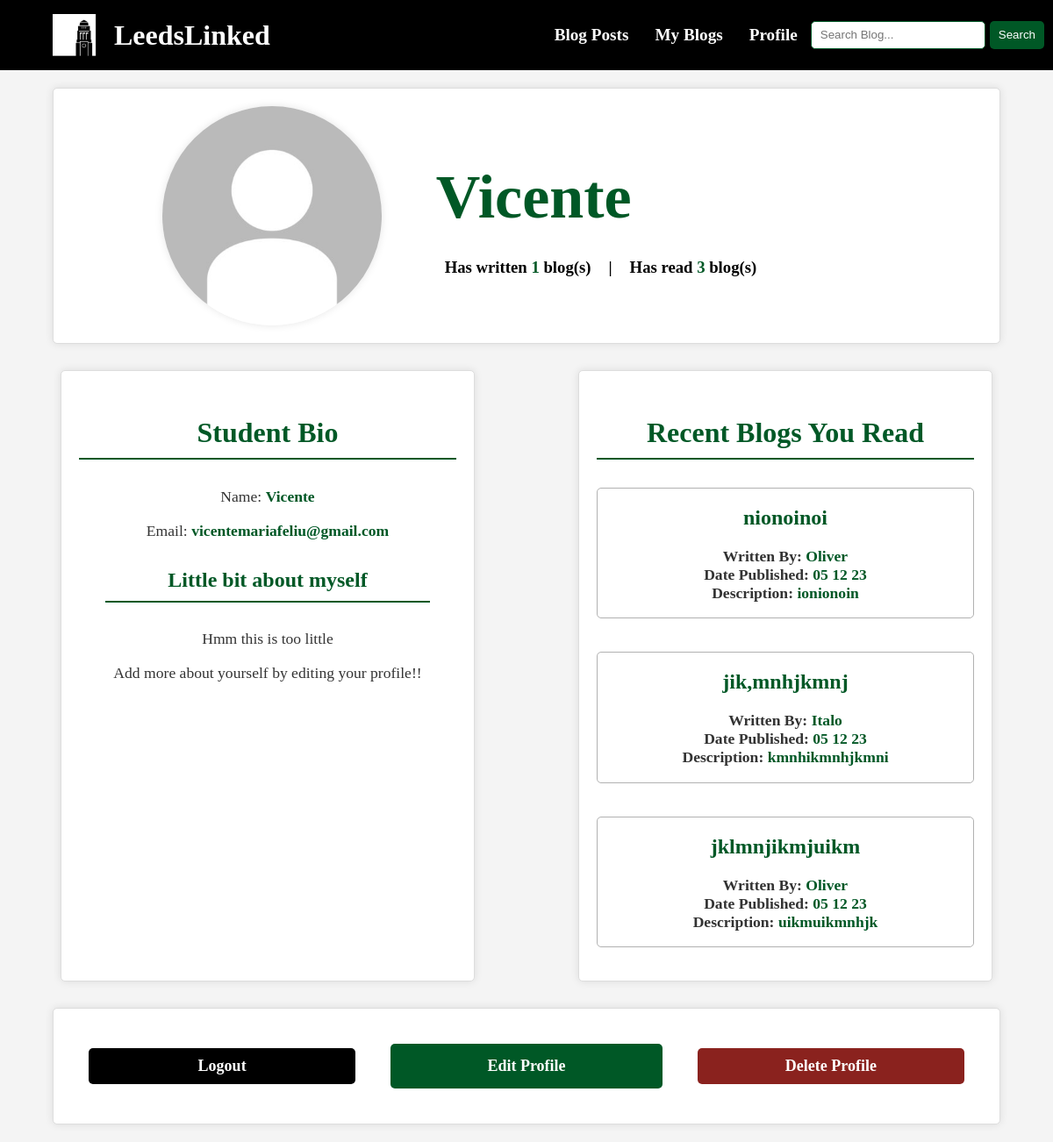
The app's page /profile (signed in) with its own data.
### app/models.py (models this page shows, shortened)
class User(db.Model, UserMixin):
    id = db.Column(db.Integer, primary_key=True)
    username = db.Column(db.String(20), nullable=False, unique=True)
    password_hash = db.Column(db.String(128), nullable=False)
    name = db.Column(db.String(200), nullable=False)
    age = db.Column(db.Integer, nullable=True)
    nationality = db.Column(db.String(200), nullable=True)
    email = db.Column(db.String(120), nullable=False, unique=True)
    relationship_status = db.Column(db.String(120), nullable=True)
    student_bio = db.Column(db.Text(), nullable=True)
    major = db.Column(db.String(200), nullable=True)
    year_of_study = db.Column(db.Integer(), nullable=True)
    birthdate = db.Column(db.DateTime, nullable=True)
    linkedIn = db.Column(db.String(200), nullable=True)
    instagram = db.Column(db.String(200), nullable=True)
    snapchat = db.Column(db.String(200), nullable=True)
    viewd = db.relationship('Posts', secondary=user_post, backref='viewers')
    blogs_created = db.relationship('Posts', back_populates='blog_creator')
    def __str__(self):
        return f'{self.name}'

class Posts(db.Model):
    id = db.Column(db.Integer, primary_key=True)
    title = db.Column(db.String(255))
    content = db.Column(db.Text())
    date_posted = db.Column(db.DateTime, default=datetime.utcnow)
    slug = db.Column(db.String(255))
    blogger_id = db.Column(
        db.Integer, db.ForeignKey("user.id"), nullable="False")
    blog_creator = db.relationship('User', back_populates='blogs_created')
    likes = db.relationship('User', secondary=post_like, backref='liked_posts')
    dislikes = db.relationship(
        'User', secondary=post_dislike, backref='disliked_posts')
    score = db.Column(db.Float)

### app/views.py (the view)
@app.route('/profile')
@login_required
def profile():
    name = current_user.name
    email = current_user.email
    age = current_user.age
    relationship_status = current_user.relationship_status
    major = current_user.major
    student_bio = current_user.student_bio
    nationality = current_user.nationality
    year_of_study = current_user.year_of_study
    birthdate = current_user.birthdate
    linkedIn = current_user.linkedIn
    instagram = current_user.instagram
    snapchat = current_user.snapchat
    blog_created_count = len(current_user.blogs_created)
    blog_read_count = len(current_user.viewd)
    if len(current_user.viewd) >= 3:
        recent_blogs = current_user.viewd[-3:]
        recent_blogs.reverse()
    else:
        recent_blogs = current_user.viewd
        recent_blogs.reverse()
    return render_template('profile.html', name=name, email=email, age=age,
                           relationship_status=relationship_status,
                           student_bio=student_bio, major=major, year_of_study=year_of_study,
                           birthdate=birthdate, linkedIn=linkedIn, instagram=instagram,
                           snapchat=snapchat, blog_created_count=blog_created_count,
                           nationality=nationality,
                           blog_read_count=blog_read_count, recent_blogs=recent_blogs)

### app/forms.py
class SearchForm(FlaskForm):
    searched = StringField('searched', validators=[
                           DataRequired(message="Data Missing")])

### app/views.py (called while the page is built)
@login_manager.user_loader
def load_user(user_id):
    return User.query.get(int(user_id))

@app.context_processor
def base():
    form = SearchForm()
    return dict(form=form)

### app/templates/profile.html (shortened to what this page needs)
<head>
    <link rel="stylesheet" href="../static/cssFiles/profile.css">
</head>
<body>
    {% extends 'base.html' %}
    {% block content %}
        <div class="headerboard">
            <img class="profile-image" src="../static/images/defaultProfilePic.png" alt="Profile Picture">
            <div class="headerboard-title">
                <h2>{{name}}</h2>
                <div class="headerboard-content">
                    <h3>Has written <span>{{blog_created_count}}</span> blog(s)</h3>
                    <h3>|</h3>
                    <h3>Has read <span>{{blog_read_count}}</span> blog(s)</h3>
                </div>
            </div>
        </div>
        <div class="dashboard">
            <div class="dashboard-left">
                <h3>Student Bio</h3>
                <p>Name: <span>{{name}}</span></p>
                <p>Email: <span>{{email}}</span></p>
                <div class="student_bio">
                    <h4 class="student-bio">Little bit about myself</h4>
                    {% if student_bio%}
                    <p> {{student_bio}} </p>
                    {%else%}
                    <p>Hmm this is too little</p>
                    <p>Add more about yourself by editing your profile!!</p>
                    {%endif%}
                </div>
            </div>
            <div class="dashboard-right">
                <h3>Recent Blogs You Read</h3>
                {% if recent_blogs%}
                    {% for view in recent_blogs%}
                        <div class="blog">
                            <a href="{{ url_for('single_post', id=view.id) }}" class="blog-link">
                                <h2>{{view.title}}</h2>
                                <p class="blog-details">
                                    Written By: <span>{{view.blog_creator}}</span><br/>
                                    Date Published: <span>{{view.date_posted.strftime('%d %m %y')}}</span><br/>
                                    Description: <span>{{view.slug}}</span><br/>
                                </p>
                            </a>
                        </div>
                        <br/>
                    {% endfor %}
                {%else%}
                    <div class="no-results">
                        <p>It's a bit quite here...</p>
                        <p>Read blogs and become part of LeedsLinked community</p>
                        <p>To learn more about LeedsLinked go to to the home page by clicking LeedsLinked and scrool down</p>
                    </div>
                {%endif%}
            </div>
        </div>
        {%if current_user_id == user_id%}
        <div class="buttons-dashboard">
            <a href="/logout" class="logout-button">Logout</a>
            <a href="{{ url_for('edit_profile', id=current_user.id)}}" class="editProfile-button">Edit Profile</a>
            <a href="{{ url_for('delete_profile', id=current_user.id)}}" class="deleteProfile-button">Delete Profile</a>
        </div>
        {%else%}
        <div class="buttons-dashboard">
            <a href="javascript:void(0);" onclick="goBack()" class="back-button">Back</a>
        </div>
        {%endif%}
    {% endblock %}

### app/templates/base.html (shortened to what this page needs)
<!DOCTYPE html>
<html lang="en">
<head>
    <link rel="stylesheet" href="../static/cssFiles/navBar.css">
</head>
<body>
    <header>
        <div class="logo-container">
            <img src="../static/images/UniversityOfLeedsLogo.png" alt="LeedsLinked Logo">
            <h1><a href="/">LeedsLinked</a></h1>
        </div>
        <nav>
            <ul>
                {% if current_user.is_authenticated%}
                <li><a href="/blogPosts">Blog Posts</a></li>
                <li><a href="/my_blogs">My Blogs</a></li>
                <li><a href="/profile">Profile</a></li>
                <li>
                    <form method="POST" action="{{url_for('search')}} "class="search-container">
                        <input type="text" name="searched" class="search-input" placeholder="Search Blog...">
                        <button type="submit" class="search-button">Search</button>
                    </form>
                </li>
                {%endif%}
            </ul>
        </nav>
    </header>
    {% block content %}
    {% endblock %}
</body>
</html>

### app/static/cssFiles/profile.css (style rules this page uses)
.headerboard { display: flex; align-items: center; width: 90%; margin: 20px auto; border: 1px solid #ddd; border-radius: 5px; padding: 20px; background-color: #fff; box-shadow: 0 0 10px rgba(0, 0, 0, 0.1); }
.profile-image { width: 250px; height: 250px; margin-left: 10%; border-radius: 50%; object-fit: cover; box-shadow: 0 0 10px rgba(0, 0, 0, 0.1); }
.headerboard-title { margin-left: 5%; margin-bottom: 2%; vertical-align: top; }
.headerboard-title h2 { font-size: 70px; color: #005826; width: 100%; padding: 0px; margin-bottom: 0px; }
.headerboard-content { display: flex; align-items: center; width: 100%; }
.headerboard-content h3 { padding: 10px; }
.headerboard-title span { font-weight: bold; color: #005826; }
.dashboard { display: flex; justify-content: space-around; padding: 10px; }
.dashboard-left, .dashboard-right { align-items: center; width: 40%; border: 1px solid #ddd; border-radius: 5px; padding: 20px; background-color: #fff; text-align: center; box-shadow: 0 0 10px rgba(0, 0, 0, 0.1); }
.dashboard h3 { color: #005826; font-size: 2em; border-bottom: 2px solid #005826; padding-bottom: 10px; }
.dashboard p { font-size: 1.1em; color: #333; }
.dashboard h4 { color: #005826; font-size: 1.5em; border-bottom: 2px solid #005826; padding-bottom: 10px; }
.dashboard span { font-weight: bold; color: #005826; }
.dashboard a { text-decoration: none; font-weight: bold; color: #005826; }
.student_bio { margin: 30px; }
.blog { margin-top: 20px; border: 1px solid rgb(177, 177, 177); border-radius: 5px; overflow: hidden; text-overflow: ellipsis; }
.blog-details { font-weight: bold; color: #005826; }
.blog-link { text-decoration: none; color: #000; }
.buttons-dashboard { display: flex; align-items: center; width: 90%; margin: 20px auto; border: 1px solid #ddd; border-radius: 5px; padding: 20px; background-color: #fff; box-shadow: 0 0 10px rgba(0, 0, 0, 0.1); }
.editProfile-button { display: block; width: 60%; padding: 15px; margin: 20px; text-align: center; background-color: #005826; color: #fff; text-decoration: none; border: none; border-radius: 5px; font-size: 18px; font-weight: bold; cursor: pointer; transition: background-color 0.3s; }
.logout-button { display: block; width: 60%; padding: 10px; margin: 20px; text-align: center; background-color: #000000; color: #fff; text-decoration: none; border: none; border-radius: 5px; font-size: 18px; font-weight: bold; cursor: pointer; transition: background-color 0.3s; }
.deleteProfile-button { display: block; width: 60%; margin: 20px; padding: 10px; text-align: center; background-color: #8A221E; color: #fff; text-decoration: none; border: none; border-radius: 5px; font-size: 18px; font-weight: bold; cursor: pointer; transition: background-color 0.3s; }

### records on screen
User: name "Vicente", email "vicentemariafeliu@gmail.com"
Posts: title "nionoinoi", blog_creator "Oliver", date_posted "05 12 23", slug "ionionoin"
Posts: title "jik,mnhjkmnj", blog_creator "Italo", date_posted "05 12 23", slug "kmnhikmnhjkmni"
Posts: title "jklmnjikmjuikm", blog_creator "Oliver", date_posted "05 12 23", slug "uikmuikmnhjk"

### other values on screen
{{ blog_created_count }} "1"
{{ blog_read_count }} "3"
